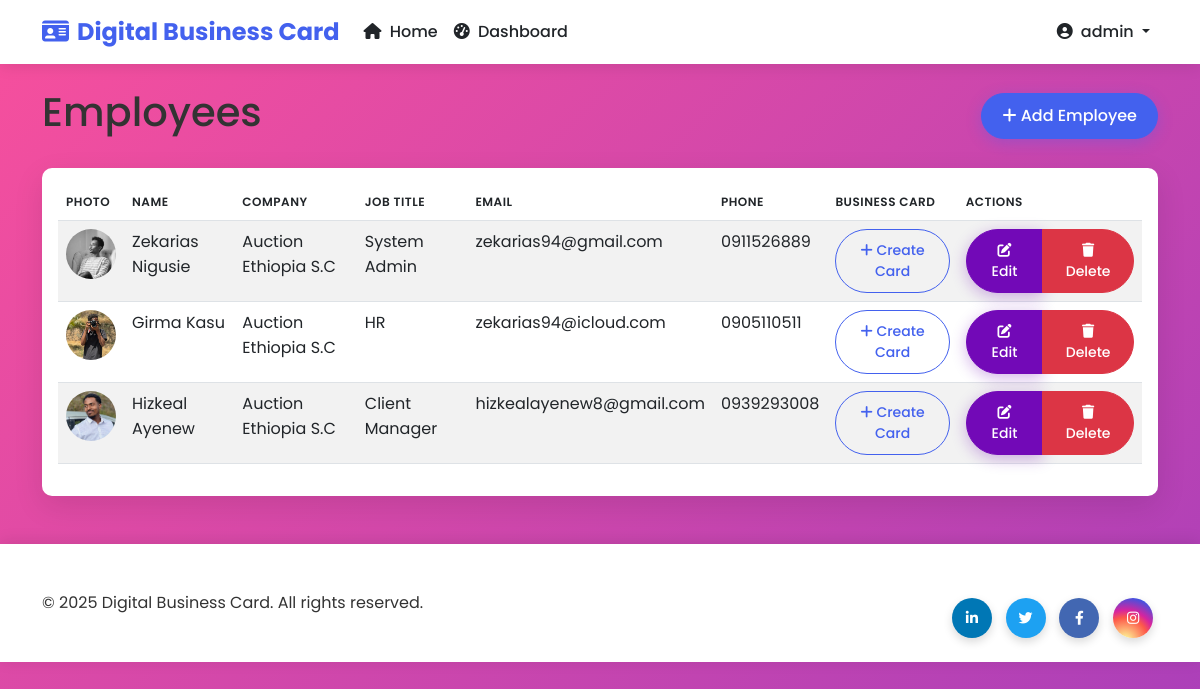
The page /dashboard/employees/ (signed in) on the database its author committed.
### cards/models.py (models this page shows, shortened)
class Employee(models.Model):
    company = models.ForeignKey(Company, on_delete=models.CASCADE, related_name='employees')
    name = models.CharField(max_length=100)
    job_title = models.CharField(max_length=100)
    phone = models.CharField(max_length=20)
    email = models.EmailField()
    profile_picture = models.ImageField(upload_to='employee_pics/', blank=True)
    linkedin = models.URLField(blank=True)
    twitter = models.URLField(blank=True)
    facebook = models.URLField(blank=True)
    instagram = models.URLField(blank=True)
    created_at = models.DateTimeField(auto_now_add=True)

class Company(models.Model):
    name = models.CharField(max_length=100)
    logo = models.ImageField(upload_to='company_logos/', blank=True)
    address = models.CharField(max_length=200, blank=True)
    phone = models.CharField(max_length=20, blank=True)
    email = models.EmailField(blank=True)
    website = models.URLField(blank=True)
    created_at = models.DateTimeField(auto_now_add=True)
    class Meta:
        verbose_name_plural = "Companies"

### cards/views.py (the view)
# urls.py: path('dashboard/employees/', views.employee_list, name='employee_list'),
@login_required
def employee_list(request):
    employees = Employee.objects.all()
    context = {
        'employees': employees
    }
    return render(request, 'cards/employee_list.html', context)

### cards/templates/cards/employee_list.html (shortened to what this page needs)
{% extends 'cards/base.html' %}
{% block content %}
<div class="d-flex justify-content-between align-items-center mb-4">
    <h1>Employees</h1>
    <a href="{% url 'employee_create' %}" class="btn btn-primary">
        <i class="fas fa-plus"></i> Add Employee
    </a>
</div>
<div class="card">
    <div class="card-body">
        <div class="table-responsive">
            <table class="table table-striped">
                <thead>
                    <tr>
                        <th>Photo</th>
                        <th>Name</th>
                        <th>Company</th>
                        <th>Job Title</th>
                        <th>Email</th>
                        <th>Phone</th>
                        <th>Business Card</th>
                        <th>Actions</th>
                    </tr>
                </thead>
                <tbody>
                    {% for employee in employees %}
                    <tr>
                        <td>
                            {% if employee.profile_picture %}
                                <img src="{{ employee.profile_picture.url }}" alt="{{ employee.name }}" style="width: 50px; height: 50px; object-fit: cover; border-radius: 50%;">
                            {% else %}
                                <div class="bg-secondary text-white d-flex align-items-center justify-content-center" style="width: 50px; height: 50px; border-radius: 50%;">
                                    {{ employee.name|first }}
                                </div>
                            {% endif %}
                        </td>
                        <td>{{ employee.name }}</td>
                        <td>{{ employee.company.name }}</td>
                        <td>{{ employee.job_title }}</td>
                        <td>{{ employee.email }}</td>
                        <td>{{ employee.phone }}</td>
                        <td>
                            {% if employee.businesscard_set.exists %}
                                {% with card=employee.businesscard_set.first %}
                                <a href="{% url 'card_detail' card.uuid %}" class="btn btn-sm btn-info">
                                    <i class="fas fa-id-card"></i> View Card
                                </a>
                                {% endwith %}
                            {% else %}
                                <a href="{% url 'card_create' %}" class="btn btn-sm btn-outline-primary">
                                    <i class="fas fa-plus"></i> Create Card
                                </a>
                            {% endif %}
                        </td>
                        <td>
                            <div class="btn-group">
                                <a href="{% url 'employee_edit' employee.id %}" class="btn btn-sm btn-secondary">
                                    <i class="fas fa-edit"></i> Edit
                                </a>
                                <a href="{% url 'employee_delete' employee.id %}" class="btn btn-sm btn-danger">
                                    <i class="fas fa-trash"></i> Delete
                                </a>
                            </div>
                        </td>
                    </tr>
                    {% empty %}
                    <tr>
                        <td colspan="8" class="text-center">No employees available</td>
                    </tr>
                    {% endfor %}
                </tbody>
            </table>
        </div>
    </div>
</div>
{% endblock %}

### cards/templates/cards/base.html (shortened to what this page needs)
<!DOCTYPE html>
<html lang="en">
<head>
    <link href="https://cdn.jsdelivr.net/npm/bootstrap@5.3.0-alpha1/dist/css/bootstrap.min.css" rel="stylesheet">
    <link rel="stylesheet" href="https://cdnjs.cloudflare.com/ajax/libs/font-awesome/6.1.1/css/all.min.css">
    <link href="https://unpkg.com/aos@2.3.1/dist/aos.css" rel="stylesheet">
    {% load static %}
    <link rel="stylesheet" href="{% static 'cards/css/style.css' %}">
</head>
<body>
    <nav class="navbar navbar-expand-lg navbar-light mb-4 sticky-top">
        <div class="container">
            <a class="navbar-brand" href="{% url 'home' %}">
                <i class="fas fa-id-card me-2"></i>Digital Business Card
            </a>
            <div class="collapse navbar-collapse" id="navbarNav">
                <ul class="navbar-nav me-auto">
                    <li class="nav-item">
                        <a class="nav-link" href="{% url 'home' %}"><i class="fas fa-home me-1"></i> Home</a>
                    </li>
                    {% if user.is_authenticated %}
                    <li class="nav-item">
                        <a class="nav-link" href="{% url 'dashboard' %}"><i class="fas fa-tachometer-alt me-1"></i> Dashboard</a>
                    </li>
                    {% endif %}
                </ul>
                <ul class="navbar-nav">
                    {% if user.is_authenticated %}
                    <li class="nav-item dropdown">
                        <a class="nav-link dropdown-toggle" href="#" id="navbarDropdown" role="button" data-bs-toggle="dropdown">
                            <i class="fas fa-user-circle me-1"></i> {{ user.username }}
                        </a>
                    </li>
                    {% else %}
                    <li class="nav-item">
                        <a class="nav-link btn btn-sm btn-primary text-white px-3" href="{% url 'login' %}"><i class="fas fa-sign-in-alt me-1"></i> Login</a>
                    </li>
                    {% endif %}
                </ul>
            </div>
        </div>
    </nav>
    <div class="container">
        {% block content %}{% endblock %}
    </div>
    <footer class="mt-5 py-4">
        <div class="container">
            <div class="row align-items-center">
                <div class="col-md-6 text-center text-md-start">
                    <p class="mb-0">&copy; {% now "Y" %} Digital Business Card. All rights reserved.</p>
                </div>
                <div class="col-md-6 text-center text-md-end">
                    <div class="social-links small">
                        <a href="#" class="linkedin"><i class="fab fa-linkedin-in"></i></a>
                        <a href="#" class="twitter"><i class="fab fa-twitter"></i></a>
                        <a href="#" class="facebook"><i class="fab fa-facebook-f"></i></a>
                        <a href="#" class="instagram"><i class="fab fa-instagram"></i></a>
                    </div>
                </div>
            </div>
        </div>
    </footer>
</body>
</html>

### cards/static/cards/css/style.css (style rules this page uses)
:root { --primary-color: #4361ee; --primary-hover: #3a56d4; --secondary-color: #7209b7; --accent-color: #f72585; --light-color: #f8f9fa; --dark-color: #212529; --border-radius: 10px; --box-shadow: 0 10px 30px rgba(0, 0, 0, 0.1); --primary-rgb: 67, 97, 238; --success-rgb: 40, 167, 69; --info-rgb: 23, 162, 184; --warning-rgb: 255, 193, 7; --white: #ffffff; --btn-border-radius: 50px; --box-shadow-sm: 0 4px 15px rgba(0, 0, 0, 0.08); }
body { font-family: 'Poppins', sans-serif; background-color: #f9fafb; color: #333; line-height: 1.6; }
.navbar { box-shadow: 0 2px 15px rgba(0, 0, 0, 0.1); background-color: white !important; }
.navbar-brand { font-weight: 700; font-size: 1.5rem; color: var(--primary-color) !important; }
.nav-link { font-weight: 500; color: var(--dark-color) !important; transition: all 0.3s ease; }
.btn { border-radius: 50px; padding: 10px 20px; font-weight: 500; transition: all 0.3s ease; }
.btn-primary { background-color: var(--primary-color); border-color: var(--primary-color); box-shadow: 0 4px 15px rgba(67, 97, 238, 0.3); }
.btn-secondary { background-color: var(--secondary-color); border-color: var(--secondary-color); box-shadow: 0 4px 15px rgba(114, 9, 183, 0.3); }
.btn-outline-primary { color: var(--primary-color); border-color: var(--primary-color); }
.card { border-radius: var(--border-radius); border: none; box-shadow: var(--box-shadow); transition: transform 0.3s, box-shadow 0.3s; overflow: hidden; }
.social-links { margin-top: 30px; }
.social-links a { display: inline-block; width: 40px; height: 40px; line-height: 40px; text-align: center; border-radius: 50%; margin: 0 5px; color: white; transition: all 0.3s; box-shadow: 0 4px 10px rgba(0, 0, 0, 0.15); }
.linkedin { background-color: #0077B5; }
.twitter { background-color: #1DA1F2; }
.facebook { background-color: #4267B2; }
.instagram { background: radial-gradient(circle at 30% 107%, #fdf497 0%, #fdf497 5%, #fd5949 45%, #d6249f 60%, #285AEB 90%); }
.table th { font-weight: 600; text-transform: uppercase; font-size: 0.75rem; letter-spacing: 0.5px; }
.btn-group .btn:first-child { border-top-left-radius: var(--btn-border-radius); border-bottom-left-radius: var(--btn-border-radius); }
.btn-group .btn:last-child { border-top-right-radius: var(--btn-border-radius); border-bottom-right-radius: var(--btn-border-radius); }
footer { background-color: white; box-shadow: 0 -2px 15px rgba(0, 0, 0, 0.1); padding: 20px 0; }
.fade-in { animation: fadeIn 0.5s ease-in; }

### rows shown on the page
Employee: profile_picture (picture), name "Zekarias Nigusie", company.name "Auction Ethiopia S.C", job_title "System Admin", email "zekarias94@gmail.com", phone "0911526889"
Employee: profile_picture (picture), name "Girma Kasu", company.name "Auction Ethiopia S.C", job_title "HR", email "zekarias94@icloud.com", phone "0905110511"
Employee: profile_picture (picture), name "Hizkeal Ayenew", company.name "Auction Ethiopia S.C", job_title "Client Manager", email "hizkealayenew8@gmail.com", phone "0939293008"

### other values the page prints
{{ user.username }} "admin"
